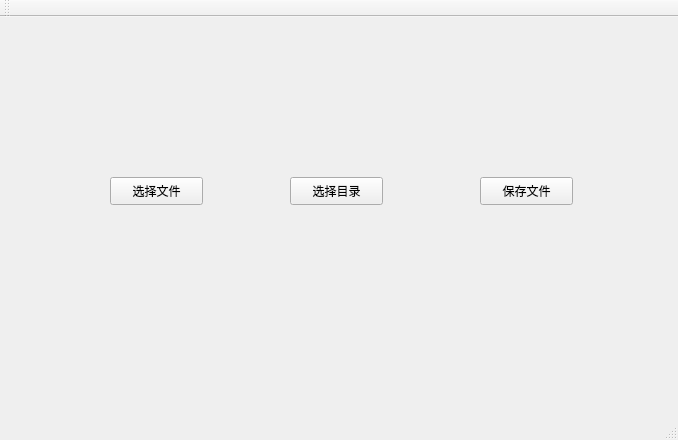
<?xml version="1.0" encoding="UTF-8"?>
<ui version="4.0">
 <class>MainWindow</class>
 <widget class="QMainWindow" name="MainWindow">
  <property name="geometry">
   <rect>
    <x>0</x>
    <y>0</y>
    <width>678</width>
    <height>440</height>
   </rect>
  </property>
  <property name="windowTitle">
   <string>MainWindow</string>
  </property>
  <widget class="QWidget" name="centralWidget">
   <widget class="QPushButton" name="btnOpen">
    <property name="geometry">
     <rect>
      <x>110</x>
      <y>160</y>
      <width>93</width>
      <height>28</height>
     </rect>
    </property>
    <property name="text">
     <string>选择文件</string>
    </property>
   </widget>
   <widget class="QPushButton" name="btnOpenDir">
    <property name="geometry">
     <rect>
      <x>290</x>
      <y>160</y>
      <width>93</width>
      <height>28</height>
     </rect>
    </property>
    <property name="text">
     <string>选择目录</string>
    </property>
   </widget>
   <widget class="QPushButton" name="btnSave">
    <property name="geometry">
     <rect>
      <x>480</x>
      <y>160</y>
      <width>93</width>
      <height>28</height>
     </rect>
    </property>
    <property name="text">
     <string>保存文件</string>
    </property>
   </widget>
  </widget>
  <widget class="QMenuBar" name="menuBar">
   <property name="geometry">
    <rect>
     <x>0</x>
     <y>0</y>
     <width>678</width>
     <height>26</height>
    </rect>
   </property>
  </widget>
  <widget class="QToolBar" name="mainToolBar">
   <attribute name="toolBarArea">
    <enum>TopToolBarArea</enum>
   </attribute>
   <attribute name="toolBarBreak">
    <bool>false</bool>
   </attribute>
  </widget>
  <widget class="QStatusBar" name="statusBar"/>
 </widget>
 <layoutdefault spacing="6" margin="11"/>
 <resources/>
 <connections/>
</ui>
